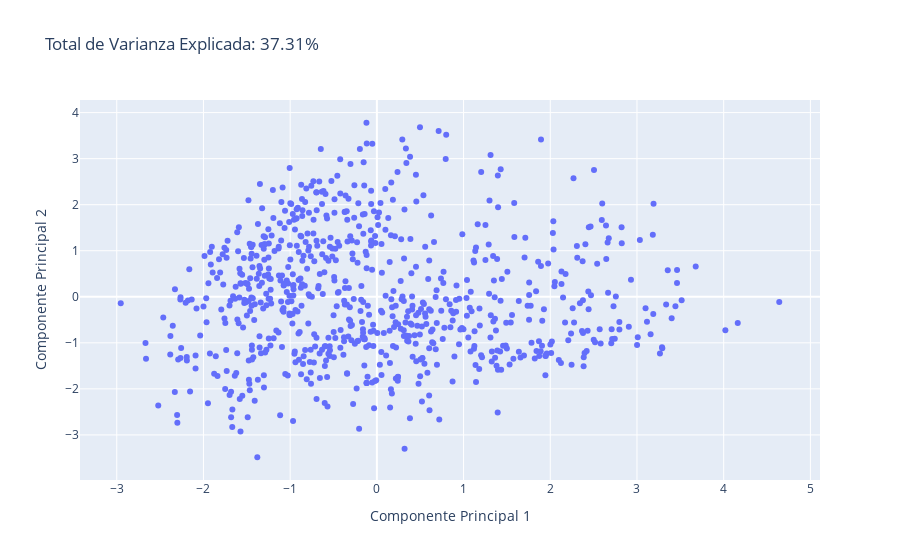

Notebook cell for this chart:
### Code cell
#Para visualización creamos dos o tres componentes para tener una idea de como se ve nuestra información continua
#Tomando en cuenta la varianza explicada (algunas veces no es tan representativo)
pca = PCA(n_components=2)
dimention_2=pca.fit_transform(df_train_sc)
total_var = pca.explained_variance_ratio_.sum() * 100
fig = px.scatter(dimention_2, x=0, y=1,title=f'Total de Varianza Explicada: {total_var:.2f}%',
                 labels={'0': 'Componente Principal 1', '1': 'Componente Principal 2'})
fig.show()

### Figure 1 — Plotly figure (JSON) as saved in the notebook; plotly's stock layout.template omitted (floating-point values rounded to 4 significant figures; data arrays with more than 128 entries replaced by an {"elided": "..."} marker saying what was removed)
{"data": [{"hovertemplate": "Componente Principal 1=%{x}<br>Componente Principal 2=%{y}<extra></extra>", "legendgroup": "", "marker": {"color": "#636efa", "symbol": "circle"}, "mode": "markers", "name": "", "orientation": "v", "showlegend": false, "type": "scatter", "x": {"elided": "764 float values"}, "xaxis": "x", "y": {"elided": "764 float values"}, "yaxis": "y"}], "layout": {"legend": {"tracegroupgap": 0}, "title": {"text": "Total de Varianza Explicada: 37.31%"}, "xaxis": {"anchor": "y", "domain": [0, 1], "title": {"text": "Componente Principal 1"}}, "yaxis": {"anchor": "x", "domain": [0, 1], "title": {"text": "Componente Principal 2"}}}}
